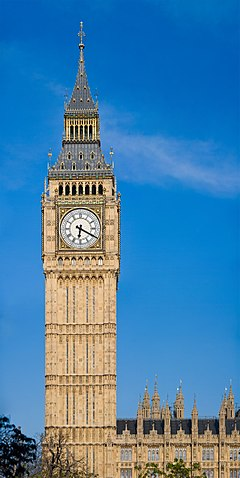
#> input picture test_images/big_ben2.jpg, 240 x 478 px, given as the content of the folder haystack, which was not available
$ jupyter execute --allow-errors 'Image Hashing.ipynb'   (text cells are left out)
#> lines starting #> are read from the running program, lines starting #| are printed output that depends on the picture; long printed decimals are rounded; pictures that were not available may be replaced by others from this repository, and a replacement may not be noted
[cell 1]
from imutils import paths
import argparse
import time
import sys
import cv2
import os
import imagehash
from PIL import Image

[cell 2]
def dhash(image, hashSize=8):
    # resize the input image, adding a single column (width) so we
    # can compute the horizontal gradient
    resized = cv2.resize(image, (hashSize + 1, hashSize))

    print(resized.shape)
    # compute the (relative) horizontal gradient between adjacent
    # column pixels
    diff = resized[:, 1:] > resized[:, :-1]

    print(diff)
    print(diff.shape)
    # convert the difference image to a hash
    print(diff.flatten())
    return [int(n) for n in str(sum([2 ** i if v else 0 for (i, v) in enumerate(diff.flatten())]))]

[cell 3]
print("[INFO] computing hashes for haystack...")
haystackPaths = list(paths.list_images("haystack"))
needlePaths = list(paths.list_images("needles"))

[cell 4]
test_path = haystackPaths[0]
image = cv2.imread(test_path)
#> image is the input picture: shape (478, 240, 3); mean B, G, R 169.7, 127.9, 69.8

image = cv2.cvtColor(image, cv2.COLOR_BGR2GRAY)
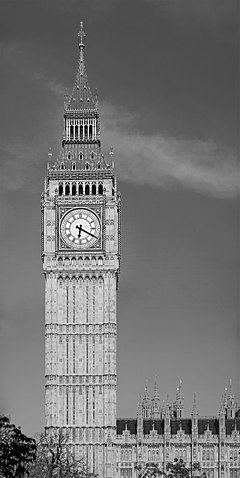
#> image: shape (478, 240); min 0, max 255, mean 115.3
print(image.shape)
#| (478, 240)

test_hash = dhash(image)
#| (8, 9)
#| [[False  True  True False False False False False]
#|  [ True  True False  True False False False False]
#|  [False  True False  True False False False False]
#|  [ True False False  True False False False False]
#|  [ True  True  True False  True False False False]
#|  [False  True  True False False False False False]
#|  [ True False False  True False  True False  True]
#|  [ True False  True  True  True False False False]]
#| (8, 8)
#| [False  True  True False False False False False  True  True False  True
#|  False False False False False  True False  True False False False False
#|   True False False  True False False False False  True  True  True False
#|   True False False False False  True  True False False False False False
#|   True False False  True False  True False  True  True False  True  True
#|   True False False False]
#> test_hash = [2, 1, 3, 7, 2, 4, 6, 1, 9, 4, 1, 6, 9, 6, 7, 8, 5, 9, 8]
# print(len(test_hash))
print(test_hash)
#| [2, 1, 3, 7, 2, 4, 6, 1, 9, 4, 1, 6, 9, 6, 7, 8, 5, 9, 8]
# imageHash = dhash(image)

[cell 5]
BASE_PATHS = set([p.split(os.path.sep)[-2] for p in needlePaths])
haystack = {}

[cell 6]
from tqdm import tqdm

start = time.time()
# loop over the haystack paths
for p in tqdm(haystackPaths):
    # load the image from disk
    image = cv2.imread(p)

    # if the image is None then we could not load it from disk (so
    # skip it)
    if image is None:
        continue

    # convert the image to grayscale and compute the hash
    image = cv2.cvtColor(image, cv2.COLOR_BGR2GRAY)
    imageHash = dhash(image)
#| (8, 9)
#| [[False  True  True False False False False False]
#|  [ True  True False  True False False False False]
#|  [False  True False  True False False False False]
#|  [ True False False  True False False False False]
#|  [ True  True  True False  True False False False]
#|  [False  True  True False False False False False]
#|  [ True False False  True False  True False  True]
#|  [ True False  True  True  True False False False]]
#| (8, 8)
#| [False  True  True False False False False False  True  True False  True
#|  False False False False False  True False  True False False False False
#|   True False False  True False False False False  True  True  True False
#|   True False False False False  True  True False False False False False
#|   True False False  True False  True False  True  True False  True  True
#|   True False False False]
#> imageHash has the same summary as test_hash

    # update the haystack dictionary
    haystack[p] = imageHash

[cell 7]
haystack

[cell 8]
print("[INFO] processed {} images in {:.2f} seconds".format(
    len(haystack), time.time() - start))
print("[INFO] computing hashes for needles...")

[cell 9]
needleStack = {}

[cell 10]
from tqdm import tqdm

for p in tqdm(needlePaths):
    # load the image from disk
    image = cv2.imread(p)

    # if the image is None then we could not load it from disk (so
    # skip it)
    if image is None:
        continue

    # convert the image to grayscale and compute the hash
    image = cv2.cvtColor(image, cv2.COLOR_BGR2GRAY)
    imageHash = dhash(image)
#| (8, 9)
#| [[False  True  True False False False False False]
#|  [ True  True False  True False False False False]
#|  [False  True False  True False False False False]
#|  [ True False False  True False False False False]
#|  [ True  True  True False  True False False False]
#|  [False  True  True False False False False False]
#|  [ True False False  True False  True False  True]
#|  [ True False  True  True  True False False False]]
#| (8, 8)
#| [False  True  True False False False False False  True  True False  True
#|  False False False False False  True False  True False False False False
#|   True False False  True False False False False  True  True  True False
#|   True False False False False  True  True False False False False False
#|   True False False  True False  True False  True  True False  True  True
#|   True False False False]

    # grab all image paths that match the hash
    needleStack[p] = imageHash

[cell 11]
needleStack

[cell 12]
from scipy.spatial.distance import hamming
from PIL import Image

# img1 = needleStack["needles/defense/paris_defense_000526.jpg"]
# img2 = needleStack["needles/defense/paris_defense_000552.jpg"]


im_1 = cv2.imread("needles/general/paris_general_002654.jpg")
im_2 = cv2.imread("needles/eiffel/paris_eiffel_000284.jpg")
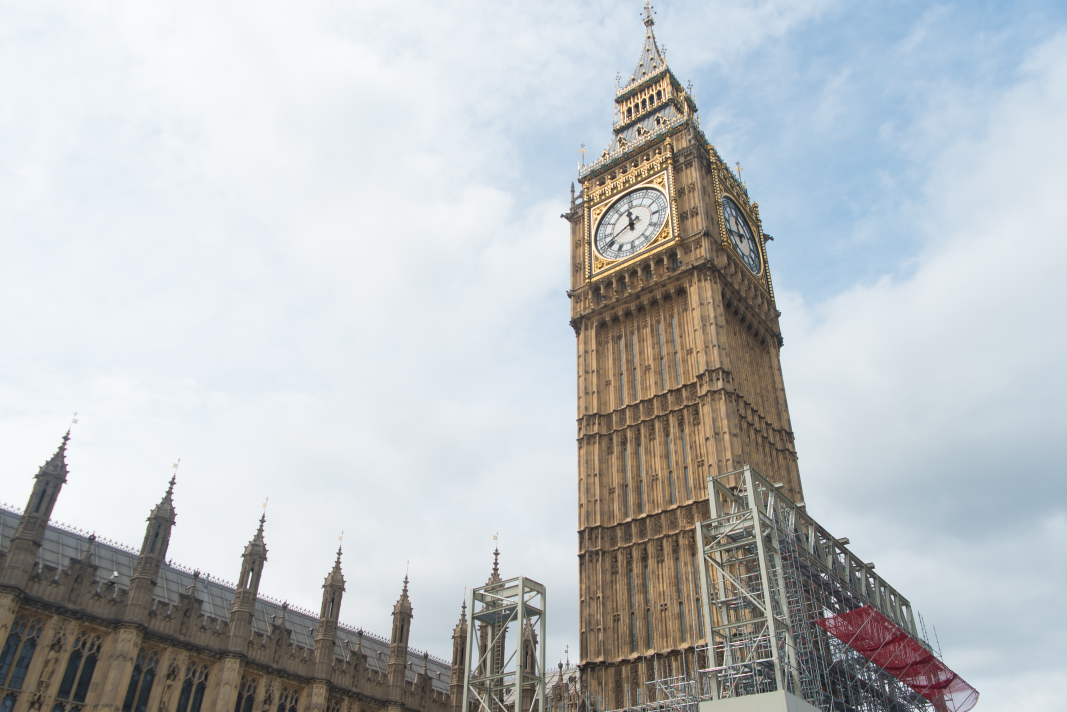
#> input picture test_images/big_ben3.jpg, 3200 x 2136 px, given in place of paris_eiffel_000284.jpg, which was not available (shown at 1/3 size)
#> im_2 is the input picture: shape (2136, 3200, 3); mean B, G, R 194.1, 191.7, 187.9

# print(hamming(img1, img2))
#> (the rest of this cell did not finish here and is left out)

[cell 13]
import matplotlib.pyplot as plt

plt.imshow(im_1)

[cell 14]
plt.imshow(im_2)

#> (a cell that did not finish here is left out)

#> (a cell that did not finish here is left out)

[cell 17]

i1 = Image.open("needles/general/paris_general_002654.jpg")
i2 = Image.open("needles/eiffel/paris_eiffel_000284.jpg")

i1 = i1.resize((250, 250))
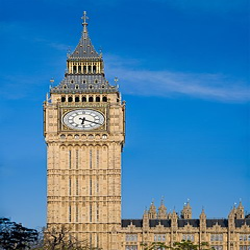
#> i1: PIL image 250x250 RGB; mean R, G, B 69.8, 127.9, 169.7
i2 = i2.resize((250, 250))
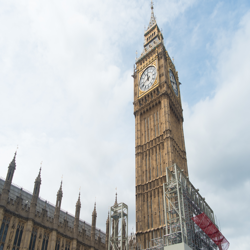
#> i2: PIL image 250x250 RGB; mean R, G, B 187.9, 191.7, 194.1
assert i1.mode == i2.mode, "Different kinds of images."
assert i1.size == i2.size, "Different sizes."

pairs = zip(i1.getdata(), i2.getdata())
if len(i1.getbands()) == 1:
    # for gray-scale jpegs
    dif = sum(abs(p1-p2) for p1,p2 in pairs)
else:
    dif = sum(abs(c1-c2) for p1,p2 in pairs for c1,c2 in zip(p1,p2))
#> dif = 17590964

ncomponents = i1.size[0] * i1.size[1] * 3
#> ncomponents = 187500
print("Similarity (percentage):", 100 - (dif / 255.0 * 100) / ncomponents, "%")
#| Similarity (percentage): 63.208 %

[cell 18]
plt.imshow(i2)

[cell 19]
import image_slicer

#> (the rest of this cell did not finish here and is left out)

#> (a cell that did not finish here is left out)

[cell 21]
# for i in lis:
#     plt.imshow(i)

from PIL import ImageDraw, ImageFont


#> (the rest of this cell did not finish here and is left out)

#> (a cell that did not finish here is left out)

[cell 23]
w=10
h=10
fig=plt.figure(figsize=(8, 8))

#> (the rest of this cell did not finish here and is left out)

[cell 24]
fig=plt.figure(figsize=(8, 8))
kk = []
import numpy
#> (the rest of this cell did not finish here and is left out)

[cell 25]
# 1 - (phash_distance(phash1, phash2) / 64.0)

# imagehash.ph
# print((hash_1 - hash_2) / 64.0)

def hamming_similarity(s1, s2):
    """Return the Hamming distance between equal-length sequences"""
    if len(s1) != len(s2):
        raise ValueError("Undefined for sequences of unequal length")
    return 1 - sum(el1 != el2 for el1, el2 in zip(s1, s2))/ len(s1)

[cell 26]
def crop(im_name, parts, size):
    im = Image.open(im_name).resize(size).convert('LA')
    imgwidth, imgheight = im.size
    piece_size = int((imgheight * imgwidth // parts) ** 0.5)
    images = []
    for i in range(imgheight//piece_size + 1):
        for j in range(imgwidth//piece_size):
            box = (j*piece_size, i*piece_size, (j+1)*piece_size, (i+1)*piece_size)
            images.append(im.crop(box))
    return images

[cell 27]
def pHash(image, hash_size=8, highfreq_factor=4):
    """
    file_dir: Directory to the file.
    hash_size: Size of hash.
    returns: Hash of the image.
    """
    return imagehash.phash(image, hash_size=hash_size, highfreq_factor=highfreq_factor)

[cell 28]
hash_functions = [lambda x: imagehash.phash(x, hash_size=4),
                  lambda x: imagehash.phash(x, hash_size=8),
                  lambda x: imagehash.phash(x, hash_size=16),
                  lambda x: imagehash.dhash(x, hash_size=4),
                  lambda x: imagehash.dhash(x, hash_size=8),
                  lambda x: imagehash.dhash(x, hash_size=16),
                  lambda x: imagehash.whash(x, hash_size=4),
                  lambda x: imagehash.whash(x, hash_size=8),
                  lambda x: imagehash.whash(x, hash_size=16),
                  lambda x: imagehash.average_hash(x, hash_size=4),
                  lambda x: imagehash.average_hash(x, hash_size=8),
                  lambda x: imagehash.average_hash(x, hash_size=16)
                 ]

[cell 29]
def get_image_hashes(image_path):
    partitions = crop(image_path, 9, (256,256))
    hashes = {i:[] for i in range(len(hash_functions))}
    for partition in partitions:
        for i in range(len(hash_functions)):
            hashes[i].append(str(hash_functions[i](partition)))
    return {i: min(hashes) for i, hashes in enumerate(hashes.values())}

[cell 30]
def get_image_hashes_2(image_path, hash_size, partitions, size):
    return [str(imagehash.dhash(partition, hash_size=hash_size)) for partition in crop(image_path, partitions, size)]

[cell 31]
photo1 = "haystack/paris_louvre_000004.jpg"
# photo2 = "needles/general/paris_general_002655.jpg"
photo2 = "needles/eiffel/paris_eiffel_000285.jpg"

#> (a cell that did not finish here is left out)

[cell 33]
Image.open(photo2).convert('LA')
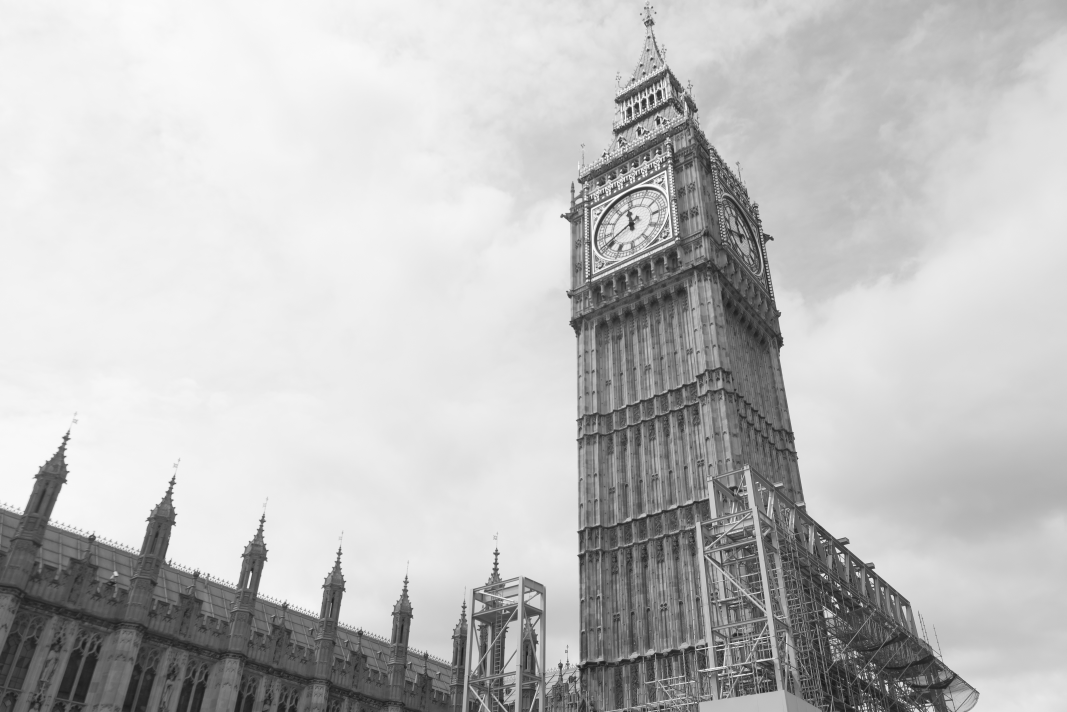
#> Out: PIL image 3200x2136 LA (shown at 1/3 size); mean R, G, B, A 190.9, 190.9, 190.9, 255

[cell 34]
import time
start = time.time()
#> (the rest of this cell did not finish here and is left out)

time.time() - start

#> (a cell that did not finish here is left out)

#> call 2 of crop, with im_name = 'needles/eiffel/paris_eiffel_000285.jpg', parts = 9, size = (256, 256)
#> in crop (call 2), `im = Image.open(im_name).resize(size).convert('LA')`:
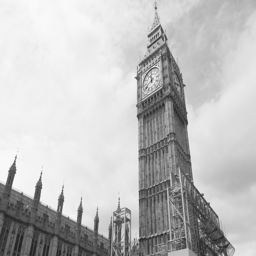
#> im: PIL image 256x256 LA; mean R, G, B, A 190.9, 190.9, 190.9, 255
#> the loop in get_image_hashes, `for partition in partitions:` made 1 pass
